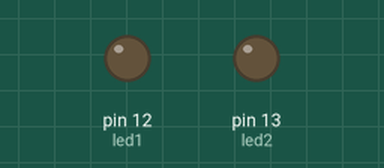
The sketch below on a simulated Arduino Uno, built with avr-gcc and run on an emulated ATmega328P. Parts: output pins drawn as LEDs (lit = HIGH).

Above: at 1.0 s.
At 4.5 s:
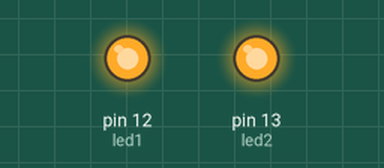
Timing chart, 0 to 9.1 s (numbered marks = the images above):
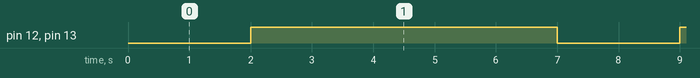

The sketch:

Asynchronous_dual_LED_blinking.ino
```cpp
int led1 = 12;
int led2 = 13;
void setup() {
pinMode(led1 , OUTPUT);
pinMode(led2 , OUTPUT);
}

void loop() {
delay(2000);
digitalWrite(led1, HIGH);
digitalWrite(led2, HIGH);
delay(5000);
digitalWrite(led1, LOW);
digitalWrite(led2, LOW);
}
```

Measured:
- by itself, pin 12 (led1), pin 13 (led2): alternates HIGH for 5.0 s and LOW for 2.0 s
